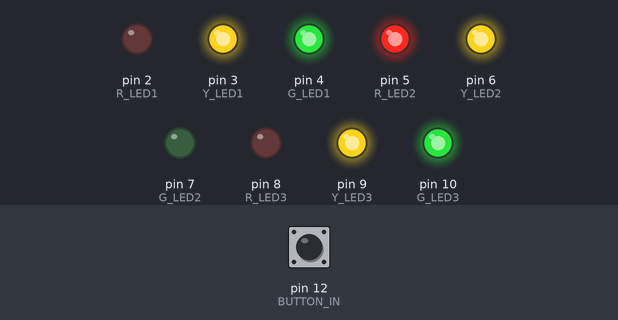
This sketch was run on a simulated Arduino Uno, built with avr-gcc and run on an emulated ATmega328P. On the bench: output pins drawn as LEDs (lit = HIGH). Dashed ring = blinking. The test bench sets the inputs (shaded band); at power-on: pin 12 (BUTTON_IN) HIGH. Random numbers use the default seed unless the sketch sets one.

Above: at 5.0 s.
5.1 s: pin 12 (BUTTON_IN) pulled LOW for 0.15 s
At 6.06 s:
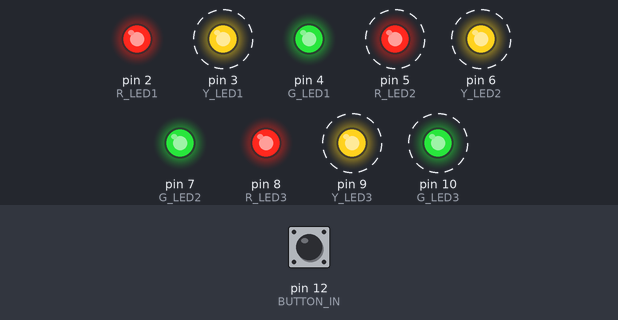
8.1 s: pin 12 (BUTTON_IN) pulled LOW for 1 s
At 9.91 s:
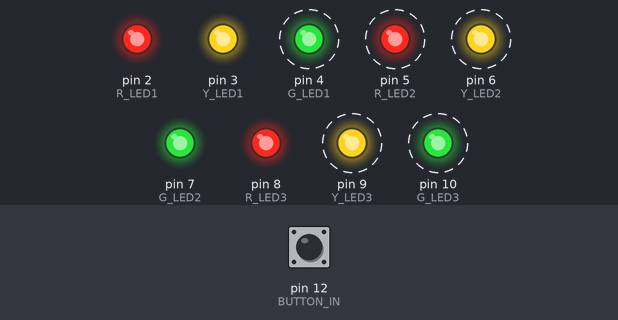
11.1 s: pin 12 (BUTTON_IN) pulled LOW for 0.15 s
At 12.8 s:
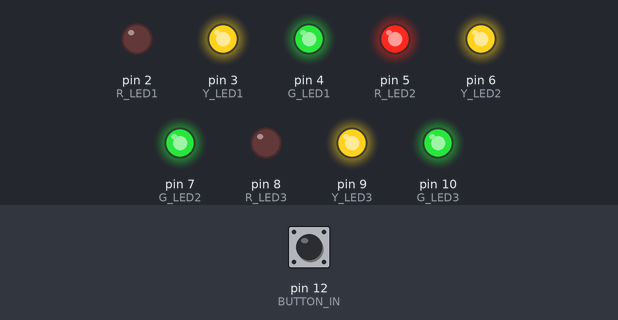
14.2 s: pin 12 (BUTTON_IN) pulled LOW for 3.2 s
At 18.21 s:
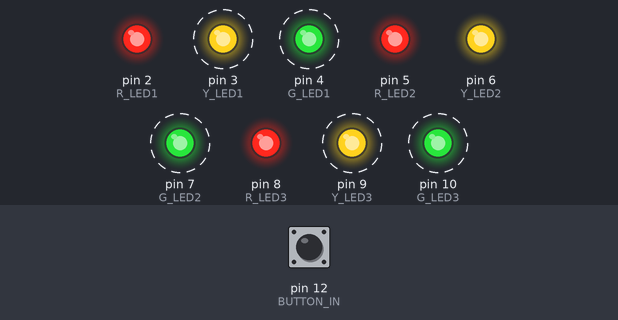
20.4 s: pin 12 (BUTTON_IN) pulled LOW for 0.15 s
At 22.3 s:
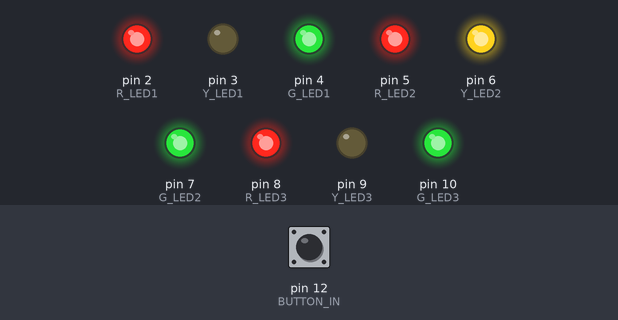
23.5 s: pin 12 (BUTTON_IN) pulled LOW for 1 s
At 25.31 s:
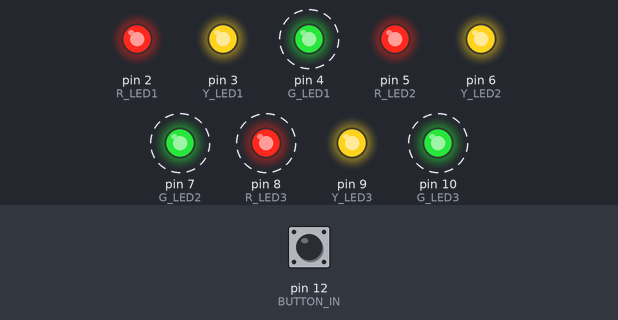
Timing chart, 0 to 27.5 s (numbered marks = the images above; inputs shaded):
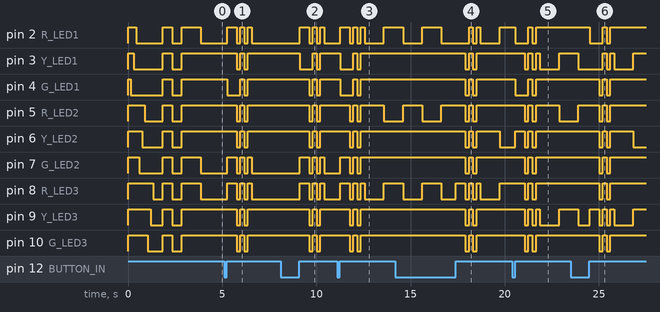

The sketch:

StopLight.ino
```cpp
/*
Stop light
By: Colby R.
Date: 1/23/2020

*/
#define R_LED1 2
#define Y_LED1 3
#define G_LED1 4

#define R_LED2 5
#define Y_LED2 6
#define G_LED2 7

#define R_LED3 8
#define Y_LED3 9
#define G_LED3 10
#define MOTION_IN 11
#define BUTTON_IN 12

#define LED_ON LOW
#define LED_OFF HIGH

#define LEDSTATE_OFF      0x00
#define LEDSTATE_NSGREEN  0x01
#define LEDSTATE_NSYELLOW 0x02
#define LEDSTATE_NSRED    0x03
#define LEDSTATE_EWGREEN  0x04
#define LEDSTATE_EWYELLOW 0x05
#define LEDSTATE_EWRED    0x06
#define LEDSTATE_NSFLASH  0x07
#define LEDSTATE_EWFLASH  0x08

#define APPSTATE_RADNOM_WITH_MOTION    0x00
#define APPSTATE_RANDOM_WITHOUT_MOTION 0x01
#define APPSTATE_FIXED_WITHOUT_MOTION  0x02
#define APPSTATE_FOUR_WAY_STOP         0x03
#define APPSTATE_TWO_WAY_STOP          0x04
#define APPSTATE_ONE_WAY_STOP          0x05
#define APPSTATE_FOUR_WAY_CAUTION      0x06
#define APPSTATE_NA07                  0x07
#define APPSTATE_NA08                  0x08
#define APPSTATE_NA09                  0x09

#define GREEN_LIGHT_TIME_MIN  2000 //ms
#define GREEN_LIGHT_TIME_MAX 25000 //ms
#define GREEN_LIGHT_TIME     10000 //ms
#define YELLOW_LIGHT_TIME     4000 //ms
#define RED_LIGHT_TIME        1000 //ms
#define LIGHT_FLASH_TIME      1000 //ms

#define BUTTON_DEBOUNCE_TIME    10 //ms
#define BUTTON_HOLD_TIME      3000 //ms

int LightState = LEDSTATE_NSGREEN;
int AppState = APPSTATE_RADNOM_WITH_MOTION;
int ChangeCountdown = 0;
int DebounceCountdown = 0;
int ButtonHeldTimer = 0;
bool ChangeTriggered = false;
bool ButtonDebouncing = false;
bool LastButtonState = LOW;

void SetLEDs(int LightOne, int LightTwo, int LightThree)
{
  if(LightOne & 0x04){ digitalWrite(R_LED1, LED_ON); }
  else               { digitalWrite(R_LED1, LED_OFF);}
  if(LightOne & 0x02){ digitalWrite(Y_LED1, LED_ON); }
  else               { digitalWrite(Y_LED1, LED_OFF);}
  if(LightOne & 0x01){ digitalWrite(G_LED1, LED_ON); }
  else               { digitalWrite(G_LED1, LED_OFF);}

  if(LightTwo & 0x04){ digitalWrite(R_LED2, LED_ON); }
  else               { digitalWrite(R_LED2, LED_OFF);}
  if(LightTwo & 0x02){ digitalWrite(Y_LED2, LED_ON); }
  else               { digitalWrite(Y_LED2, LED_OFF);}
  if(LightTwo & 0x01){ digitalWrite(G_LED2, LED_ON); }
  else               { digitalWrite(G_LED2, LED_OFF);}

  if(LightThree & 0x04){ digitalWrite(R_LED3, LED_ON); }
  else                 { digitalWrite(R_LED3, LED_OFF);}
  if(LightThree & 0x02){ digitalWrite(Y_LED3, LED_ON); }
  else                 { digitalWrite(Y_LED3, LED_OFF);}
  if(LightThree & 0x01){ digitalWrite(G_LED3, LED_ON); }
  else                 { digitalWrite(G_LED3, LED_OFF);}
}
// the setup function runs once when you press reset or power the board
void setup()
{
  // initialize digital pin LED_BUILTIN as an output.
  pinMode(R_LED1, OUTPUT);
  pinMode(Y_LED1, OUTPUT);
  pinMode(G_LED1, OUTPUT);

  pinMode(R_LED2, OUTPUT);
  pinMode(Y_LED2, OUTPUT);
  pinMode(G_LED2, OUTPUT);

  pinMode(R_LED3, OUTPUT);
  pinMode(Y_LED3, OUTPUT);
  pinMode(G_LED3, OUTPUT);

  pinMode(MOTION_IN, INPUT);
  digitalWrite(MOTION_IN, HIGH);

  pinMode(BUTTON_IN, INPUT);
  digitalWrite(BUTTON_IN, HIGH);
  LastButtonState = digitalRead(BUTTON_IN);

  // pinMode(MOTION_IN, INPUT);

  LightState = LEDSTATE_NSGREEN;
  AppState = APPSTATE_RADNOM_WITH_MOTION;
  ChangeCountdown = 0;
  ChangeTriggered = true;

  SetLEDs(0b000,
          0b000,
          0b000); delay(150);

  SetLEDs(0b001,
          0b000,
          0b000); delay(150);

  SetLEDs(0b011,
          0b000,
          0b000); delay(150);

  SetLEDs(0b111,
          0b000,
          0b000); delay(150);

  SetLEDs(0b111,
          0b001,
          0b000); delay(150);

  SetLEDs(0b111,
          0b011,
          0b000); delay(150);

  SetLEDs(0b111,
          0b111,
          0b000); delay(150);

  SetLEDs(0b111,
          0b111,
          0b001); delay(150);

  SetLEDs(0b111,
          0b111,
          0b011); delay(150);

  SetLEDs(0b111,
          0b111,
          0b111); delay(500);

  SetLEDs(0b000,
          0b000,
          0b000); delay(500);

  SetLEDs(0b111,
          0b111,
          0b111); delay(500);

  SetLEDs(0b000,
          0b000,
          0b000); delay(1000);
}

// the loop function runs over and over again forever
void loop()
{
  // if(digitalRead(MOTION_IN))
  // {
  //   ChangeTriggered = true;
  // }

  // +--------------------------------------------------------------+
  // |                     Standard With Motion                     |
  // +--------------------------------------------------------------+
  if(AppState == APPSTATE_RADNOM_WITH_MOTION)
  {
    // sanitize appstate and countdown
    if(LightState != LEDSTATE_NSGREEN  &&
       LightState != LEDSTATE_NSYELLOW &&
       LightState != LEDSTATE_NSRED    &&
       LightState != LEDSTATE_EWGREEN  &&
       LightState != LEDSTATE_EWYELLOW &&
       LightState != LEDSTATE_EWRED     ){ LightState = LEDSTATE_NSGREEN; ChangeCountdown = 0; }

    // actual running stuff
    if(LightState == LEDSTATE_NSGREEN && ChangeCountdown == 0) // RIGHT and LEFT GREEN
    {
      SetLEDs(0b100, 0b001, 0b100); // set LEDS
      LightState = LEDSTATE_NSYELLOW; // change LED state
      ChangeCountdown = random(GREEN_LIGHT_TIME_MIN,GREEN_LIGHT_TIME_MAX); // set countdown
      ChangeTriggered = false;
    }
    else if(LightState == LEDSTATE_NSYELLOW && ChangeCountdown == 0  && digitalRead(MOTION_IN) == HIGH)
    {
      SetLEDs(0b100, 0b010, 0b100); // set LEDS
      LightState = LEDSTATE_NSRED; // change LED state
      ChangeCountdown = YELLOW_LIGHT_TIME; // set countdown
    }
    else if(LightState == LEDSTATE_NSRED && ChangeCountdown == 0)
    {
      SetLEDs(0b100, 0b100, 0b100); // set LEDS
      LightState = LEDSTATE_EWGREEN; // change LED state
      ChangeCountdown = RED_LIGHT_TIME; // set countdown
    }

    else if(LightState == LEDSTATE_EWGREEN && ChangeCountdown == 0) // center GREEN
    {
      SetLEDs(0b001, 0b100, 0b001); // set LEDS
      LightState = LEDSTATE_EWYELLOW; // change LED state
      ChangeCountdown = random(GREEN_LIGHT_TIME_MIN,GREEN_LIGHT_TIME_MAX); // set countdown
      ChangeTriggered = false;
    }
    else if(LightState == LEDSTATE_EWYELLOW && ChangeCountdown == 0  && digitalRead(MOTION_IN) == HIGH)
    {
      SetLEDs(0b010, 0b100, 0b010); // set LEDS
      LightState = LEDSTATE_EWRED; // change LED state
      ChangeCountdown = YELLOW_LIGHT_TIME; // set countdown
    }
    else if(LightState == LEDSTATE_EWRED && ChangeCountdown == 0)
    {
      SetLEDs(0b100, 0b100, 0b100); // set LEDS
      LightState = LEDSTATE_NSGREEN; // change LED state
      ChangeCountdown = RED_LIGHT_TIME; // set countdown
    }
  }

  // +--------------------------------------------------------------+
  // |                   Standard Without Motion                    |
  // +--------------------------------------------------------------+
  else if(AppState == APPSTATE_RANDOM_WITHOUT_MOTION)
  {
    // sanitize appstate and countdown
    if(LightState != LEDSTATE_NSGREEN  &&
       LightState != LEDSTATE_NSYELLOW &&
       LightState != LEDSTATE_NSRED    &&
       LightState != LEDSTATE_EWGREEN  &&
       LightState != LEDSTATE_EWYELLOW &&
       LightState != LEDSTATE_EWRED     ){ LightState = LEDSTATE_NSGREEN; ChangeCountdown = 0; }

    // actual running stuff
    if(LightState == LEDSTATE_NSGREEN && ChangeCountdown == 0) // RIGHT and LEFT GREEN
    {
      SetLEDs(0b100, 0b001, 0b100); // set LEDS
      LightState = LEDSTATE_NSYELLOW; // change LED state
      ChangeCountdown = random(GREEN_LIGHT_TIME_MIN,GREEN_LIGHT_TIME_MAX); // set countdown
    }
    else if(LightState == LEDSTATE_NSYELLOW && ChangeCountdown == 0)
    {
      SetLEDs(0b100, 0b010, 0b100); // set LEDS
      LightState = LEDSTATE_NSRED; // change LED state
      ChangeCountdown = YELLOW_LIGHT_TIME; // set countdown
    }
    else if(LightState == LEDSTATE_NSRED && ChangeCountdown == 0)
    {
      SetLEDs(0b100, 0b100, 0b100); // set LEDS
      LightState = LEDSTATE_EWGREEN; // change LED state
      ChangeCountdown = RED_LIGHT_TIME; // set countdown
    }

    else if(LightState == LEDSTATE_EWGREEN && ChangeCountdown == 0) // center GREEN
    {
      SetLEDs(0b001, 0b100, 0b001); // set LEDS
      LightState = LEDSTATE_EWYELLOW; // change LED state
      ChangeCountdown = random(GREEN_LIGHT_TIME_MIN,GREEN_LIGHT_TIME_MAX); // set countdown
    }
    else if(LightState == LEDSTATE_EWYELLOW && ChangeCountdown == 0)
    {
      SetLEDs(0b010, 0b100, 0b010); // set LEDS
      LightState = LEDSTATE_EWRED; // change LED state
      ChangeCountdown = YELLOW_LIGHT_TIME; // set countdown
    }
    else if(LightState == LEDSTATE_EWRED && ChangeCountdown == 0)
    {
      SetLEDs(0b100, 0b100, 0b100); // set LEDS
      LightState = LEDSTATE_NSGREEN; // change LED state
      ChangeCountdown = RED_LIGHT_TIME; // set countdown
    }
  }

  // +--------------------------------------------------------------+
  // |                     Fixed Without Motion                     |
  // +--------------------------------------------------------------+
  else if(AppState == APPSTATE_FIXED_WITHOUT_MOTION)
  {
    // sanitize appstate and countdown
    if(LightState != LEDSTATE_NSGREEN  &&
       LightState != LEDSTATE_NSYELLOW &&
       LightState != LEDSTATE_NSRED    &&
       LightState != LEDSTATE_EWGREEN  &&
       LightState != LEDSTATE_EWYELLOW &&
       LightState != LEDSTATE_EWRED     ){ LightState = LEDSTATE_NSGREEN; ChangeCountdown = 0; }

    // actual running stuff
    if(LightState == LEDSTATE_NSGREEN && ChangeCountdown == 0) // RIGHT and LEFT GREEN
    {
      SetLEDs(0b100, 0b001, 0b100); // set LEDS
      LightState = LEDSTATE_NSYELLOW; // change LED state
      ChangeCountdown = GREEN_LIGHT_TIME; // set countdown
    }
    else if(LightState == LEDSTATE_NSYELLOW && ChangeCountdown == 0)
    {
      SetLEDs(0b100, 0b010, 0b100); // set LEDS
      LightState = LEDSTATE_NSRED; // change LED state
      ChangeCountdown = YELLOW_LIGHT_TIME; // set countdown
    }
    else if(LightState == LEDSTATE_NSRED && ChangeCountdown == 0)
    {
      SetLEDs(0b100, 0b100, 0b100); // set LEDS
      LightState = LEDSTATE_EWGREEN; // change LED state
      ChangeCountdown = RED_LIGHT_TIME; // set countdown
    }

    else if(LightState == LEDSTATE_EWGREEN && ChangeCountdown == 0) // center GREEN
    {
      SetLEDs(0b001, 0b100, 0b001); // set LEDS
      LightState = LEDSTATE_EWYELLOW; // change LED state
      ChangeCountdown = GREEN_LIGHT_TIME; // set countdown
    }
    else if(LightState == LEDSTATE_EWYELLOW && ChangeCountdown == 0)
    {
      SetLEDs(0b010, 0b100, 0b010); // set LEDS
      LightState = LEDSTATE_EWRED; // change LED state
      ChangeCountdown = YELLOW_LIGHT_TIME; // set countdown
    }
    else if(LightState == LEDSTATE_EWRED && ChangeCountdown == 0)
    {
      SetLEDs(0b100, 0b100, 0b100); // set LEDS
      LightState = LEDSTATE_NSGREEN; // change LED state
      ChangeCountdown = RED_LIGHT_TIME; // set countdown
    }
  }

  // +--------------------------------------------------------------+
  // |                        Four Way Stop                         |
  // +--------------------------------------------------------------+
  else if(AppState == APPSTATE_FOUR_WAY_STOP)
  {
    // sanitize appstate and countdown
    if(LightState != LEDSTATE_NSFLASH && LightState != LEDSTATE_EWFLASH){ LightState = LEDSTATE_NSFLASH;  ChangeCountdown = 0; }

    // Actual running stuff
    if(LightState == LEDSTATE_NSFLASH && ChangeCountdown == 0) // RIGHT and LEFT GREEN
    {
      SetLEDs(0b100, 0b000, 0b100); // set LEDS
      LightState = LEDSTATE_EWFLASH; // change LED state
      ChangeCountdown = LIGHT_FLASH_TIME; // set countdown
    }
    else if(LightState == LEDSTATE_EWFLASH && ChangeCountdown == 0)
    {
      SetLEDs(0b000, 0b100, 0b000); // set LEDS
      LightState = LEDSTATE_NSFLASH; // change LED state
      ChangeCountdown = LIGHT_FLASH_TIME; // set countdown
    }
  }

  // +--------------------------------------------------------------+
  // |                         Two Way Stop                         |
  // +--------------------------------------------------------------+
  else if(AppState == APPSTATE_TWO_WAY_STOP)
  {
    // sanitize appstate and countdown
    if(LightState != LEDSTATE_NSFLASH && LightState != LEDSTATE_EWFLASH){ LightState = LEDSTATE_NSFLASH;  ChangeCountdown = 0; }

    // Actual running stuff
    if(LightState == LEDSTATE_NSFLASH && ChangeCountdown == 0) // RIGHT and LEFT GREEN
    {
      SetLEDs(0b100, 0b000, 0b100); // set LEDS
      LightState = LEDSTATE_EWFLASH; // change LED state
      ChangeCountdown = LIGHT_FLASH_TIME; // set countdown
    }
    else if(LightState == LEDSTATE_EWFLASH && ChangeCountdown == 0)
    {
      SetLEDs(0b000, 0b010, 0b000); // set LEDS
      LightState = LEDSTATE_NSFLASH; // change LED state
      ChangeCountdown = LIGHT_FLASH_TIME; // set countdown
    }
  }

  // +--------------------------------------------------------------+
  // |                         One Way Stop                         |
  // +--------------------------------------------------------------+
  else if(AppState == APPSTATE_ONE_WAY_STOP)
  {
    // sanitize appstate and countdown
    if(LightState != LEDSTATE_NSFLASH && LightState != LEDSTATE_EWFLASH){ LightState = LEDSTATE_NSFLASH;  ChangeCountdown = 0; }

    // Actual running stuff
    if(LightState == LEDSTATE_NSFLASH && ChangeCountdown == 0) // RIGHT and LEFT GREEN
    {
      SetLEDs(0b010, 0b000, 0b010); // set LEDS
      LightState = LEDSTATE_EWFLASH; // change LED state
      ChangeCountdown = LIGHT_FLASH_TIME; // set countdown
    }
    else if(LightState == LEDSTATE_EWFLASH && ChangeCountdown == 0)
    {
      SetLEDs(0b000, 0b100, 0b000); // set LEDS
      LightState = LEDSTATE_NSFLASH; // change LED state
      ChangeCountdown = LIGHT_FLASH_TIME; // set countdown
    }
  }

  // +--------------------------------------------------------------+
  // |                       Four Way Caution                       |
  // +--------------------------------------------------------------+
  else if(AppState == APPSTATE_FOUR_WAY_CAUTION)
  {
    // sanitize appstate and countdown
    if(LightState != LEDSTATE_NSFLASH && LightState != LEDSTATE_EWFLASH){ LightState = LEDSTATE_NSFLASH;  ChangeCountdown = 0; }

    // Actual running stuff
    if(LightState == LEDSTATE_NSFLASH && ChangeCountdown == 0) // RIGHT and LEFT GREEN
    {
      SetLEDs(0b010, 0b000, 0b010); // set LEDS
      LightState = LEDSTATE_EWFLASH; // change LED state
      ChangeCountdown = LIGHT_FLASH_TIME; // set countdown
    }
    else if(LightState == LEDSTATE_EWFLASH && ChangeCountdown == 0)
    {
      SetLEDs(0b000, 0b010, 0b000); // set LEDS
      LightState = LEDSTATE_NSFLASH; // change LED state
      ChangeCountdown = LIGHT_FLASH_TIME; // set countdown
    }
  }

  // +--------------------------------------------------------------+
  // |                       Button Debounce                        |
  // +--------------------------------------------------------------+
  if(digitalRead(BUTTON_IN) != LastButtonState && !ButtonDebouncing)
  {
    ButtonDebouncing = true;
    DebounceCountdown = BUTTON_DEBOUNCE_TIME;
  }
  if(digitalRead(BUTTON_IN) != LastButtonState && ButtonDebouncing && DebounceCountdown == 0)
  {
    ButtonDebouncing = false;
    LastButtonState = digitalRead(BUTTON_IN);
  }

  // +--------------------------------------------------------------+
  // |                     Button State Change                      |
  // +--------------------------------------------------------------+
  // if(LastButtonState == LOW && ButtonHeldTimer >= BUTTON_HOLD_TIME) // BUTTON HELD!
  // {
    //
  // }
  // else if(LastButtonState == HIGH && ButtonHeldTimer > 0) // BUTTON PRESSED (then released)
  if(LastButtonState == HIGH && ButtonHeldTimer > 0) // BUTTON PRESSED (then released)
  {
    AppState ++; // increment our AppState
    if(AppState > APPSTATE_FOUR_WAY_CAUTION) { AppState = APPSTATE_RADNOM_WITH_MOTION; } // except roll it back over if we hit the end of the list
    LightState = LEDSTATE_OFF;
    SetLEDs((AppState & 0x07),
            (AppState & 0x28) >> 3,
            (AppState & 0xC0) >> 6); delay(500);
    // then flash LEDS to indicate change
    SetLEDs(0b111,
            0b111,
            0b111); delay(200);

    SetLEDs(0b000,
            0b000,
            0b000); delay(200);

    SetLEDs(0b111,
            0b111,
            0b111); delay(200);

    SetLEDs(0b000,
            0b000,
            0b000); delay(200);
  }

  // +--------------------------------------------------------------+
  // |                         Dirty Timer                          |
  // +--------------------------------------------------------------+
  if(ChangeCountdown > 0){ ChangeCountdown --; }
  if(DebounceCountdown > 0){ DebounceCountdown --; }
  if(LastButtonState == LOW){ ButtonHeldTimer ++; } else{ ButtonHeldTimer = 0; }
  delay(1);
}
```

Measured:
- after the input at 5.1 s, pin 2 (R_LED1): LOW → HIGH after 0.16 s, then repeats every 0.40 s: LOW 0.20 s, HIGH 0.20 s, until it stays LOW from 6.6 s; pin 3 (Y_LED1): alternates HIGH for 0.20 s and LOW for 0.20 s, 4 changes in all, then stays HIGH, starting after 0.66 s
- after the input at 8.1 s, pin 2 (R_LED1): LOW → HIGH after 1.0 s, then repeats every 0.40 s: LOW 0.20 s, HIGH 0.20 s; pin 3 (Y_LED1): HIGH → LOW after 1.0 s, → HIGH 0.70 s later, → LOW 0.20 s later, → HIGH 0.20 s later
- after the input at 11.1 s, pin 2 (R_LED1): LOW → HIGH after 0.16 s, then repeats every 0.40 s: LOW 0.20 s, HIGH 0.20 s; pin 3 (Y_LED1): HIGH → LOW after 0.16 s, → HIGH 0.70 s later, → LOW 0.20 s later, → HIGH 0.20 s later
- after the input at 14.2 s, pin 3 (Y_LED1), pin 4 (G_LED1), pin 7 (G_LED2), pin 9 (Y_LED3), pin 10 (G_LED3): alternates HIGH for 0.20 s and LOW for 0.20 s, 4 changes in all, then stays HIGH, starting after 3.7 s; pin 6 (Y_LED2): goes LOW 0.20 s, HIGH 0.20 s, LOW 0.20 s, HIGH 1.2 s, then LOW, starting after 3.7 s
- after the input at 20.4 s, pin 3 (Y_LED1): goes LOW 0.20 s, HIGH 0.20 s, LOW 0.20 s, HIGH 0.20 s, LOW 1.0 s, then HIGH, starting after 0.66 s; pin 4 (G_LED1): HIGH → LOW after 0.16 s, → HIGH 0.70 s later, → LOW 0.20 s later, → HIGH 0.20 s later
- after the input at 23.5 s, pin 2 (R_LED1): HIGH → LOW after 1.0 s, → HIGH 0.70 s later, → LOW 0.20 s later, → HIGH 0.20 s later; pin 4 (G_LED1): alternates HIGH for 0.20 s and LOW for 0.20 s, 4 changes in all, then stays HIGH, starting after 1.5 s
